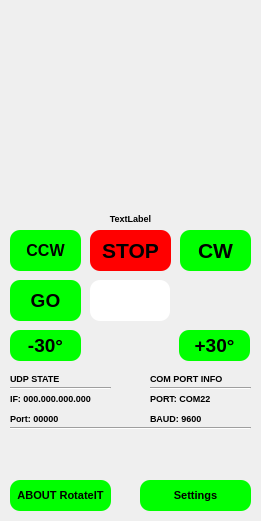
<?xml version="1.0" encoding="UTF-8"?>
<ui version="4.0">
 <class>MainWindow</class>
 <widget class="QMainWindow" name="MainWindow">
  <property name="geometry">
   <rect>
    <x>0</x>
    <y>0</y>
    <width>261</width>
    <height>521</height>
   </rect>
  </property>
  <property name="sizePolicy">
   <sizepolicy hsizetype="Fixed" vsizetype="Fixed">
    <horstretch>0</horstretch>
    <verstretch>0</verstretch>
   </sizepolicy>
  </property>
  <property name="focusPolicy">
   <enum>Qt::StrongFocus</enum>
  </property>
  <property name="windowTitle">
   <string>ROTATE IT! V1</string>
  </property>
  <property name="autoFillBackground">
   <bool>false</bool>
  </property>
  <property name="toolButtonStyle">
   <enum>Qt::ToolButtonIconOnly</enum>
  </property>
  <property name="documentMode">
   <bool>false</bool>
  </property>
  <property name="tabShape">
   <enum>QTabWidget::Rounded</enum>
  </property>
  <widget class="QWidget" name="centralwidget">
   <widget class="Compasswidget" name="Compasswidget" native="true">
    <property name="geometry">
     <rect>
      <x>10</x>
      <y>0</y>
      <width>241</width>
      <height>211</height>
     </rect>
    </property>
    <property name="maximumSize">
     <size>
      <width>341</width>
      <height>341</height>
     </size>
    </property>
    <property name="baseSize">
     <size>
      <width>341</width>
      <height>341</height>
     </size>
    </property>
    <property name="styleSheet">
     <string notr="true"/>
    </property>
   </widget>
   <widget class="QPushButton" name="ccw">
    <property name="geometry">
     <rect>
      <x>10</x>
      <y>230</y>
      <width>71</width>
      <height>41</height>
     </rect>
    </property>
    <property name="font">
     <font>
      <pointsize>12</pointsize>
      <weight>75</weight>
      <bold>true</bold>
     </font>
    </property>
    <property name="styleSheet">
     <string notr="true">background: lime;border-radius: 10px;</string>
    </property>
    <property name="text">
     <string>CCW</string>
    </property>
   </widget>
   <widget class="QPushButton" name="stop">
    <property name="geometry">
     <rect>
      <x>90</x>
      <y>230</y>
      <width>81</width>
      <height>41</height>
     </rect>
    </property>
    <property name="font">
     <font>
      <pointsize>16</pointsize>
      <weight>75</weight>
      <bold>true</bold>
     </font>
    </property>
    <property name="styleSheet">
     <string notr="true">background: red;border-radius: 10px;</string>
    </property>
    <property name="text">
     <string>STOP</string>
    </property>
   </widget>
   <widget class="QPushButton" name="cw">
    <property name="geometry">
     <rect>
      <x>180</x>
      <y>230</y>
      <width>71</width>
      <height>41</height>
     </rect>
    </property>
    <property name="font">
     <font>
      <pointsize>16</pointsize>
      <weight>75</weight>
      <bold>true</bold>
     </font>
    </property>
    <property name="styleSheet">
     <string notr="true">background: lime;border-radius: 10px;</string>
    </property>
    <property name="text">
     <string>CW</string>
    </property>
   </widget>
   <widget class="QPushButton" name="go">
    <property name="geometry">
     <rect>
      <x>10</x>
      <y>280</y>
      <width>71</width>
      <height>41</height>
     </rect>
    </property>
    <property name="font">
     <font>
      <pointsize>14</pointsize>
      <weight>75</weight>
      <bold>true</bold>
     </font>
    </property>
    <property name="focusPolicy">
     <enum>Qt::StrongFocus</enum>
    </property>
    <property name="styleSheet">
     <string notr="true">background: lime;border-radius: 10px;</string>
    </property>
    <property name="text">
     <string>GO</string>
    </property>
   </widget>
   <widget class="QLineEdit" name="goToHedding">
    <property name="geometry">
     <rect>
      <x>90</x>
      <y>280</y>
      <width>80</width>
      <height>41</height>
     </rect>
    </property>
    <property name="font">
     <font>
      <pointsize>24</pointsize>
      <weight>75</weight>
      <bold>true</bold>
     </font>
    </property>
    <property name="focusPolicy">
     <enum>Qt::StrongFocus</enum>
    </property>
    <property name="styleSheet">
     <string notr="true">border-radius: 10px;</string>
    </property>
    <property name="inputMask">
     <string>###</string>
    </property>
    <property name="text">
     <string/>
    </property>
    <property name="cursorPosition">
     <number>0</number>
    </property>
   </widget>
   <widget class="QPushButton" name="minus10">
    <property name="geometry">
     <rect>
      <x>10</x>
      <y>330</y>
      <width>71</width>
      <height>31</height>
     </rect>
    </property>
    <property name="font">
     <font>
      <pointsize>14</pointsize>
      <weight>75</weight>
      <bold>true</bold>
     </font>
    </property>
    <property name="styleSheet">
     <string notr="true">background: lime;border-radius: 10px;</string>
    </property>
    <property name="text">
     <string>-30°</string>
    </property>
   </widget>
   <widget class="QPushButton" name="pushButton_4">
    <property name="geometry">
     <rect>
      <x>179</x>
      <y>330</y>
      <width>71</width>
      <height>31</height>
     </rect>
    </property>
    <property name="font">
     <font>
      <pointsize>14</pointsize>
      <weight>75</weight>
      <bold>true</bold>
     </font>
    </property>
    <property name="styleSheet">
     <string notr="true">background: lime;border-radius: 10px;</string>
    </property>
    <property name="text">
     <string>+30°</string>
    </property>
   </widget>
   <widget class="QLabel" name="UdpServer">
    <property name="geometry">
     <rect>
      <x>10</x>
      <y>370</y>
      <width>111</width>
      <height>16</height>
     </rect>
    </property>
    <property name="font">
     <font>
      <pointsize>7</pointsize>
      <weight>75</weight>
      <bold>true</bold>
     </font>
    </property>
    <property name="text">
     <string>UDP STATE</string>
    </property>
   </widget>
   <widget class="QLabel" name="IfLabel">
    <property name="geometry">
     <rect>
      <x>10</x>
      <y>390</y>
      <width>111</width>
      <height>16</height>
     </rect>
    </property>
    <property name="font">
     <font>
      <pointsize>7</pointsize>
      <weight>75</weight>
      <bold>true</bold>
     </font>
    </property>
    <property name="text">
     <string>IF: 000.000.000.000</string>
    </property>
   </widget>
   <widget class="QLabel" name="PortLabel">
    <property name="geometry">
     <rect>
      <x>10</x>
      <y>410</y>
      <width>71</width>
      <height>16</height>
     </rect>
    </property>
    <property name="font">
     <font>
      <pointsize>7</pointsize>
      <weight>75</weight>
      <bold>true</bold>
     </font>
    </property>
    <property name="text">
     <string>Port: 00000</string>
    </property>
   </widget>
   <widget class="Line" name="line_3">
    <property name="geometry">
     <rect>
      <x>150</x>
      <y>380</y>
      <width>101</width>
      <height>16</height>
     </rect>
    </property>
    <property name="orientation">
     <enum>Qt::Horizontal</enum>
    </property>
   </widget>
   <widget class="QLabel" name="UdpServer_2">
    <property name="geometry">
     <rect>
      <x>150</x>
      <y>370</y>
      <width>101</width>
      <height>16</height>
     </rect>
    </property>
    <property name="font">
     <font>
      <pointsize>7</pointsize>
      <weight>75</weight>
      <bold>true</bold>
     </font>
    </property>
    <property name="text">
     <string>COM PORT INFO</string>
    </property>
   </widget>
   <widget class="Line" name="line_4">
    <property name="geometry">
     <rect>
      <x>10</x>
      <y>380</y>
      <width>101</width>
      <height>16</height>
     </rect>
    </property>
    <property name="orientation">
     <enum>Qt::Horizontal</enum>
    </property>
   </widget>
   <widget class="QLabel" name="ComPort">
    <property name="geometry">
     <rect>
      <x>150</x>
      <y>390</y>
      <width>101</width>
      <height>16</height>
     </rect>
    </property>
    <property name="font">
     <font>
      <pointsize>7</pointsize>
      <weight>75</weight>
      <bold>true</bold>
     </font>
    </property>
    <property name="text">
     <string>PORT: COM22</string>
    </property>
   </widget>
   <widget class="QLabel" name="ComPortBaud">
    <property name="geometry">
     <rect>
      <x>150</x>
      <y>410</y>
      <width>101</width>
      <height>16</height>
     </rect>
    </property>
    <property name="font">
     <font>
      <pointsize>7</pointsize>
      <weight>75</weight>
      <bold>true</bold>
     </font>
    </property>
    <property name="text">
     <string>BAUD: 9600</string>
    </property>
   </widget>
   <widget class="QLabel" name="RotDetails">
    <property name="geometry">
     <rect>
      <x>10</x>
      <y>210</y>
      <width>241</width>
      <height>16</height>
     </rect>
    </property>
    <property name="font">
     <font>
      <pointsize>7</pointsize>
      <weight>75</weight>
      <bold>true</bold>
     </font>
    </property>
    <property name="text">
     <string>TextLabel</string>
    </property>
    <property name="alignment">
     <set>Qt::AlignCenter</set>
    </property>
   </widget>
   <widget class="QPushButton" name="About">
    <property name="geometry">
     <rect>
      <x>10</x>
      <y>480</y>
      <width>101</width>
      <height>31</height>
     </rect>
    </property>
    <property name="font">
     <font>
      <pointsize>8</pointsize>
      <weight>75</weight>
      <bold>true</bold>
     </font>
    </property>
    <property name="focusPolicy">
     <enum>Qt::StrongFocus</enum>
    </property>
    <property name="styleSheet">
     <string notr="true">background: lime;border-radius: 10px;</string>
    </property>
    <property name="text">
     <string>ABOUT RotateIT</string>
    </property>
   </widget>
   <widget class="QPushButton" name="Settings">
    <property name="geometry">
     <rect>
      <x>140</x>
      <y>480</y>
      <width>111</width>
      <height>31</height>
     </rect>
    </property>
    <property name="font">
     <font>
      <pointsize>8</pointsize>
      <weight>75</weight>
      <bold>true</bold>
     </font>
    </property>
    <property name="focusPolicy">
     <enum>Qt::StrongFocus</enum>
    </property>
    <property name="styleSheet">
     <string notr="true">background: lime;border-radius: 10px;</string>
    </property>
    <property name="text">
     <string>Settings</string>
    </property>
   </widget>
   <widget class="Line" name="line">
    <property name="geometry">
     <rect>
      <x>10</x>
      <y>420</y>
      <width>241</width>
      <height>16</height>
     </rect>
    </property>
    <property name="orientation">
     <enum>Qt::Horizontal</enum>
    </property>
   </widget>
  </widget>
 </widget>
 <customwidgets>
  <customwidget>
   <class>Compasswidget</class>
   <extends>QWidget</extends>
   <header>Compasswidget.h</header>
   <container>1</container>
  </customwidget>
 </customwidgets>
 <resources/>
 <connections/>
</ui>
